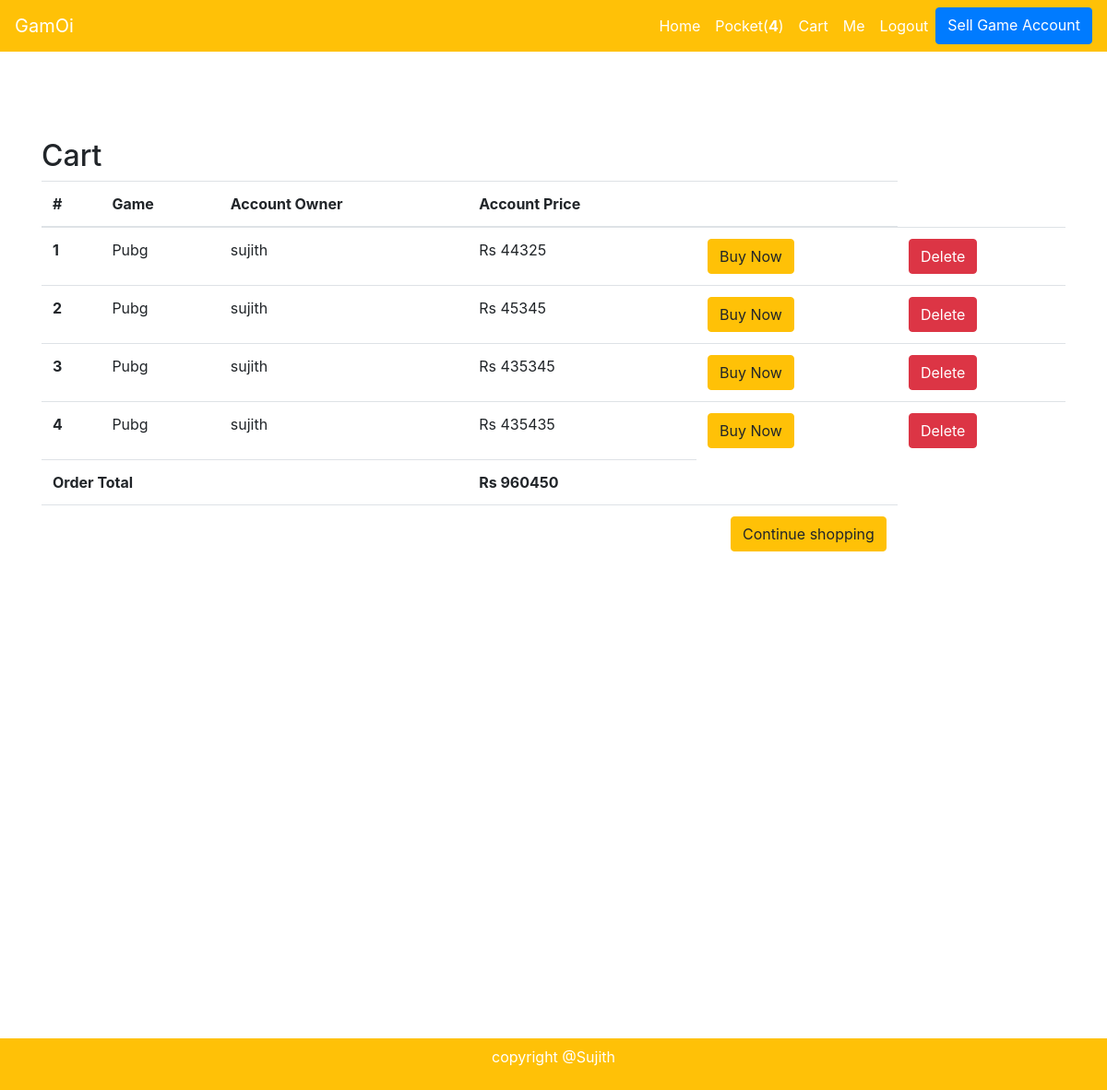
Page /cart/ (signed in) on the committed database.
### core/models.py (models this page shows, shortened)
class CartOrder(models.Model):
    user = models.ForeignKey(settings.AUTH_USER_MODEL, on_delete=models.CASCADE)
    game_accounts = models.ManyToManyField(CartItem)
    cart_created_on = models.DateTimeField(auto_now_add=True)
    account_delivered = models.BooleanField(default=False)
    def get_total(self):
        total = 0
        for order_item in self.game_accounts.filter(ordered=False):
            total += order_item.total_price_per_account()
        return total

class CartItem(models.Model):
    user = models.ForeignKey(settings.AUTH_USER_MODEL, on_delete=models.CASCADE)
    ordered = models.BooleanField(default=False)
    game_account = models.ForeignKey(GameAccounts, on_delete=models.CASCADE)
    payment_done = models.BooleanField(default=False)
    def total_price_per_account(self):
        return self.game_account.rate

class GameAccounts(models.Model):
    description = models.CharField(max_length=300)
    rate = models.PositiveIntegerField()
    game = models.ForeignKey(ListedGames, on_delete=models.CASCADE)
    acc_owner = models.ForeignKey(settings.AUTH_USER_MODEL, on_delete=models.CASCADE, null=True, blank=True)
    payment_done = models.BooleanField(default=False)
    ordered = models.BooleanField(default=False)

class ListedGames(models.Model):
    name = models.CharField(max_length=300)
    theme_image = models.ImageField()
    slug = models.SlugField()
    def __str__(self):
        return self.name
    class Meta:
        verbose_name_plural='Listed Games'

### core/views.py (the view)
# urls.py: path('cart/', CartView.as_view(), name='cart'),
class CartView(View):
    def get(self, request, *args, **kwargs):
        try:
            context = {
                'object': CartOrder.objects.get(user=self.request.user)
            }
            return render(request, 'core/cart.html', context)
        except ObjectDoesNotExist:
            return redirect("/")

### core/templatetags/custom_tags.py (called while the page is built)
@register.filter
def cart_item_count(user):
    if user.is_authenticated:
        qs = CartOrder.objects.filter(user=user)
        if qs.exists():
            return qs[0].game_accounts.count()
    return 0

### templates/core/cart.html (shortened to what this page needs)
{% extends "base.html" %}
{% block content %}
  <main class="tbl">
    <div class="container">
    <div class="table-responsive text-nowrap my_card">
    <h2>Cart</h2>
    <table class="table">
        <thead>
        <tr>
            <th scope="col">#</th>
            <th scope="col">Game</th>
            <th scope="col">Account Owner</th>
            <th scope="col">Account Price</th>
            <th scope="col"></th>
        </tr>
        </thead>
        <tbody class="tbl-bdy">
        {% for order_item in object.game_accounts.all %}
        <tr class="tbl-rw">
            <th scope="row">{{ forloop.counter }}</th>
            <td>{{ order_item.game_account.game }}</td>
            <td>{{ order_item.game_account.acc_owner }}</td>
            <td>Rs {{ order_item.game_account.rate }}</td>
            {% if order_item.payment_done == False and order_item.ordered == False %}
            <td><a class='btn btn-warning' href='{% url "core:checkout" order_item.game_account.pk %}'>Buy Now</a></td>
            {% elif order_item.ordered == True %}
            <td><a class='btn btn-success' href=''>Sold</a></td>
            {% elif order_item.payment_done == True %}
            <td><a class='btn btn-success' href=''>Payed</a></td>
            {% endif %}
            <td>
                <form method="GET" action="" class="cart-form2" id="{{order_item.game_account.pk}}">
                    <button class="btn btn-danger" id="dlt" type="submit">Delete</button>
                </form>
            </td>
        </tr>
        {% endfor %}
        {% if object.get_total %}
        <tr>
            <td colspan="3"><b>Order Total</b></td>
            <td><b>Rs {{ object.get_total }}</b></td>
        </tr>
        <tr>
            <td colspan="5">
            <a class='btn btn-warning float-right' href='/'>Continue shopping</a>
            </td>
        </tr>
        {% endif %}
        </tbody>
    </table>
    </div>
    </div>
  </main>
{% endblock content %}

### templates/base.html (shortened to what this page needs)
{% load custom_tags %}
<!doctype html>
<html lang="en">
  <head>
    <link rel="stylesheet" href="https://stackpath.bootstrapcdn.com/bootstrap/4.3.1/css/bootstrap.min.css">
  </head>
<body>
    <nav class="navbar navbar-expand-lg navbar-dark bg-warning">
        <a class="navbar-brand" href="#">GamOi</a>
        <div class="collapse navbar-collapse" id="navbarNavAltMarkup" style="display: flex;">
          <div class="navbar-nav" style="margin-left: auto;">
            <a class="nav-item nav-link active" href="{% url 'core:home' %}">Home <span class="sr-only">(current)</span></a>
            <a class="nav-item nav-link active" href="{% url 'core:cart' %}">Pocket(<b id="cart1">{{ request.user|cart_item_count }}</b>)</a>
            <a class="nav-item nav-link active" id="cart" href="{% url 'core:cart' %}">Cart</a>
            <a class="nav-item nav-link active" id="cart" href="{% url 'core:cart' %}">Me</a>
            {% if request.user.is_authenticated %}
            <a class="nav-item nav-link active" href="{% url 'accounts:logout' %}">Logout</a>
            <a href="{% url 'core:sell' %}" type="button" class="btn btn-primary">Sell Game Account</a>
            {% else %}
            <a class="nav-item nav-link active" href="{% url 'accounts:login' %}">Login</a>
            <a class="nav-item nav-link active" href="{% url 'accounts:signup' %}">Signup</a>
            {% endif %}
          </div>
        </div>
      </nav>
      <div class="main">
        {% block content %}
        {% endblock content %}
      </div>
      <div class="bg-warning p-2 foot">
        <div class="container">
          <div class="row">
            <div class="col-md-12 text-center text-white">
              <p>copyright @Sujith</p>
            </div>
          </div>
        </div>
      </div>
  </body>
</html>

### templates/core/cart.html (style rules this page uses)
.my_card { margin-top: 150px; }

### templates/base.html (style rules this page uses)
.navbar { overflow: hidden; background-color: #333; position: fixed; top: 0; width: 100%; z-index:2; }
.main { margin-top: 80px; }
.foot { text-align: center; padding: 10px; margin-top: 500px; padding: 10px 10px 0px 10px; bottom: 0; width: 100%; }

### rows in the picture
CartItem: game_account.game "Pubg", game_account.acc_owner "sujith", game_account.rate "44325", payment_done "Buy Now"
CartItem: game_account.game "Pubg", game_account.acc_owner "sujith", game_account.rate "45345", payment_done "Buy Now"
CartItem: game_account.game "Pubg", game_account.acc_owner "sujith", game_account.rate "435345", payment_done "Buy Now"
CartItem: game_account.game "Pubg", game_account.acc_owner "sujith", game_account.rate "435435", payment_done "Buy Now"
CartOrder: get_total "960450"

### other values in the picture
{{ request.user|cart_item_count }} "4"
